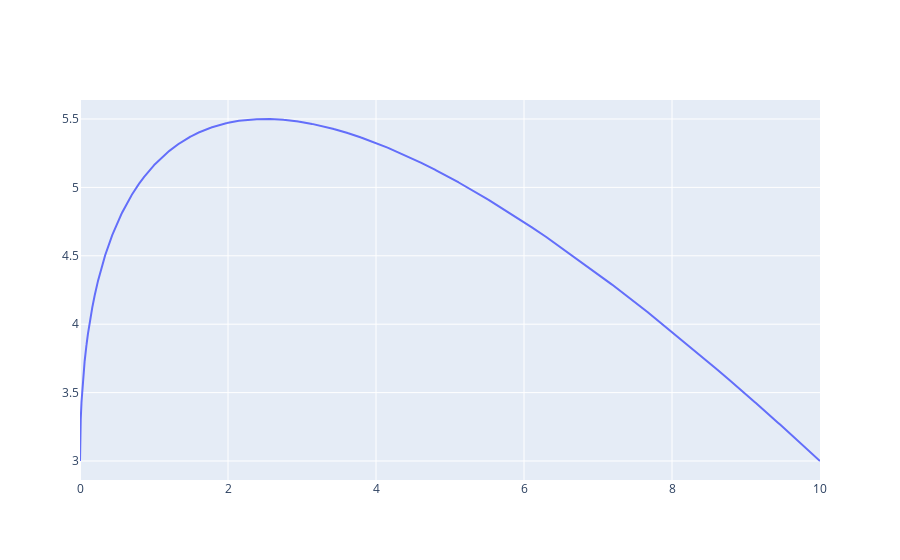

Notebook code cell kept with this figure:
### Code cell
Trajectory(7, math.pi/2, 10, 3, 'sphere', 4, 8)

### Figure 1 — Plotly figure (JSON) as saved in the notebook; plotly's stock layout.template omitted (floating-point values rounded to 4 significant figures; data arrays with more than 128 entries replaced by an {"elided": "..."} marker saying what was removed)
{"data": [{"mode": "lines", "name": "Trajectory", "type": "scatter", "x": {"elided": "34631 float values"}, "y": {"elided": "34631 float values"}}], "layout": {}}
